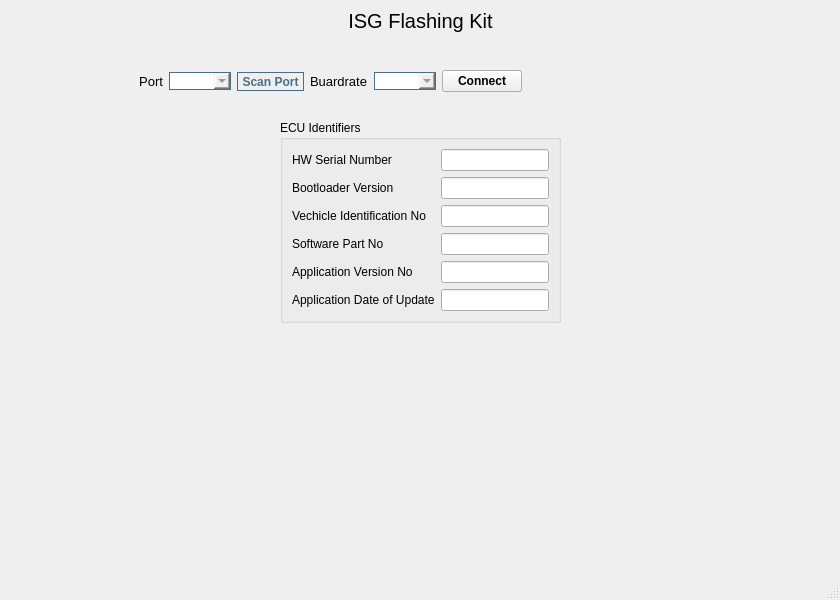
<?xml version="1.0" encoding="UTF-8"?>
<ui version="4.0">
 <class>MainWindow</class>
 <widget class="QMainWindow" name="MainWindow">
  <property name="geometry">
   <rect>
    <x>0</x>
    <y>0</y>
    <width>840</width>
    <height>600</height>
   </rect>
  </property>
  <property name="windowTitle">
   <string>MainWindow</string>
  </property>
  <widget class="QWidget" name="centralwidget">
   <layout class="QVBoxLayout" name="verticalLayout">
    <item>
     <layout class="QHBoxLayout" name="horizontalLayout_2">
      <item>
       <spacer name="horizontalSpacer">
        <property name="orientation">
         <enum>Qt::Horizontal</enum>
        </property>
        <property name="sizeHint" stdset="0">
         <size>
          <width>40</width>
          <height>20</height>
         </size>
        </property>
       </spacer>
      </item>
      <item>
       <widget class="QLabel" name="label_10">
        <property name="font">
         <font>
          <pointsize>15</pointsize>
         </font>
        </property>
        <property name="text">
         <string>ISG Flashing Kit</string>
        </property>
        <property name="alignment">
         <set>Qt::AlignCenter</set>
        </property>
       </widget>
      </item>
      <item>
       <spacer name="horizontalSpacer_2">
        <property name="orientation">
         <enum>Qt::Horizontal</enum>
        </property>
        <property name="sizeHint" stdset="0">
         <size>
          <width>40</width>
          <height>20</height>
         </size>
        </property>
       </spacer>
      </item>
     </layout>
    </item>
    <item>
     <layout class="QHBoxLayout" name="horizontalLayout_5">
      <property name="topMargin">
       <number>30</number>
      </property>
      <item>
       <spacer name="horizontalSpacer_5">
        <property name="orientation">
         <enum>Qt::Horizontal</enum>
        </property>
        <property name="sizeHint" stdset="0">
         <size>
          <width>40</width>
          <height>20</height>
         </size>
        </property>
       </spacer>
      </item>
      <item>
       <layout class="QHBoxLayout" name="horizontalLayout_6">
        <item>
         <spacer name="horizontalSpacer_7">
          <property name="orientation">
           <enum>Qt::Horizontal</enum>
          </property>
          <property name="sizeHint" stdset="0">
           <size>
            <width>40</width>
            <height>20</height>
           </size>
          </property>
         </spacer>
        </item>
        <item>
         <widget class="QLabel" name="label_30">
          <property name="font">
           <font>
            <pointsize>10</pointsize>
           </font>
          </property>
          <property name="text">
           <string>Port</string>
          </property>
          <property name="alignment">
           <set>Qt::AlignRight|Qt::AlignTrailing|Qt::AlignVCenter</set>
          </property>
         </widget>
        </item>
        <item>
         <widget class="QComboBox" name="port_combo">
          <property name="styleSheet">
           <string notr="true">  border:1px solid #4B6E88;

    color:#4B6E88;</string>
          </property>
         </widget>
        </item>
        <item>
         <widget class="QToolButton" name="scan_port">
          <property name="font">
           <font>
            <weight>75</weight>
            <bold>true</bold>
           </font>
          </property>
          <property name="styleSheet">
           <string notr="true">  border:1px solid #4B6E88;
    border-radius: 10px;
    font-weight:Bold;
    color:#4B6E88;</string>
          </property>
          <property name="text">
           <string>Scan Port</string>
          </property>
          <property name="icon">
           <iconset resource="../../../../tasist/lib/controller/views/static/rc_icon.qrc">
            <normaloff>:/logo/icons/search.png</normaloff>:/logo/icons/search.png</iconset>
          </property>
          <property name="toolButtonStyle">
           <enum>Qt::ToolButtonTextBesideIcon</enum>
          </property>
         </widget>
        </item>
        <item>
         <widget class="QLabel" name="label_12">
          <property name="font">
           <font>
            <pointsize>10</pointsize>
           </font>
          </property>
          <property name="text">
           <string>Buardrate</string>
          </property>
         </widget>
        </item>
        <item>
         <widget class="QComboBox" name="baud_combo">
          <property name="styleSheet">
           <string notr="true"> border:1px solid #4B6E88;

    color:#4B6E88;</string>
          </property>
         </widget>
        </item>
        <item>
         <widget class="QPushButton" name="connect_btn">
          <property name="font">
           <font>
            <weight>75</weight>
            <bold>true</bold>
           </font>
          </property>
          <property name="text">
           <string>Connect</string>
          </property>
          <property name="checkable">
           <bool>true</bool>
          </property>
         </widget>
        </item>
        <item>
         <widget class="QLabel" name="con_status_msg">
          <property name="minimumSize">
           <size>
            <width>200</width>
            <height>0</height>
           </size>
          </property>
          <property name="maximumSize">
           <size>
            <width>400</width>
            <height>400</height>
           </size>
          </property>
          <property name="text">
           <string/>
          </property>
          <property name="wordWrap">
           <bool>true</bool>
          </property>
         </widget>
        </item>
        <item>
         <spacer name="horizontalSpacer_10">
          <property name="orientation">
           <enum>Qt::Horizontal</enum>
          </property>
          <property name="sizeHint" stdset="0">
           <size>
            <width>14</width>
            <height>25</height>
           </size>
          </property>
         </spacer>
        </item>
       </layout>
      </item>
      <item>
       <spacer name="horizontalSpacer_6">
        <property name="orientation">
         <enum>Qt::Horizontal</enum>
        </property>
        <property name="sizeHint" stdset="0">
         <size>
          <width>40</width>
          <height>20</height>
         </size>
        </property>
       </spacer>
      </item>
     </layout>
    </item>
    <item>
     <layout class="QHBoxLayout" name="horizontalLayout">
      <property name="topMargin">
       <number>20</number>
      </property>
      <item>
       <spacer name="horizontalSpacer_3">
        <property name="orientation">
         <enum>Qt::Horizontal</enum>
        </property>
        <property name="sizeHint" stdset="0">
         <size>
          <width>40</width>
          <height>20</height>
         </size>
        </property>
       </spacer>
      </item>
      <item>
       <widget class="QGroupBox" name="groupBox">
        <property name="font">
         <font>
          <weight>50</weight>
          <bold>false</bold>
         </font>
        </property>
        <property name="title">
         <string>ECU Identifiers</string>
        </property>
        <layout class="QFormLayout" name="formLayout">
         <item row="0" column="0">
          <widget class="QLabel" name="label">
           <property name="text">
            <string>HW Serial Number</string>
           </property>
          </widget>
         </item>
         <item row="0" column="1">
          <widget class="QLineEdit" name="lineEdit"/>
         </item>
         <item row="1" column="0">
          <widget class="QLabel" name="label_2">
           <property name="text">
            <string>Bootloader Version</string>
           </property>
          </widget>
         </item>
         <item row="1" column="1">
          <widget class="QLineEdit" name="lineEdit_2"/>
         </item>
         <item row="2" column="0">
          <widget class="QLabel" name="label_3">
           <property name="text">
            <string>Vechicle Identification No</string>
           </property>
          </widget>
         </item>
         <item row="2" column="1">
          <widget class="QLineEdit" name="lineEdit_3"/>
         </item>
         <item row="3" column="0">
          <widget class="QLabel" name="label_4">
           <property name="text">
            <string>Software Part No</string>
           </property>
          </widget>
         </item>
         <item row="3" column="1">
          <widget class="QLineEdit" name="lineEdit_4"/>
         </item>
         <item row="4" column="0">
          <widget class="QLabel" name="label_5">
           <property name="text">
            <string>Application Version No</string>
           </property>
          </widget>
         </item>
         <item row="4" column="1">
          <widget class="QLineEdit" name="lineEdit_5"/>
         </item>
         <item row="5" column="0">
          <widget class="QLabel" name="label_6">
           <property name="text">
            <string>Application Date of Update</string>
           </property>
          </widget>
         </item>
         <item row="5" column="1">
          <widget class="QLineEdit" name="lineEdit_6"/>
         </item>
        </layout>
       </widget>
      </item>
      <item>
       <spacer name="horizontalSpacer_4">
        <property name="orientation">
         <enum>Qt::Horizontal</enum>
        </property>
        <property name="sizeHint" stdset="0">
         <size>
          <width>40</width>
          <height>20</height>
         </size>
        </property>
       </spacer>
      </item>
     </layout>
    </item>
    <item>
     <spacer name="verticalSpacer">
      <property name="orientation">
       <enum>Qt::Vertical</enum>
      </property>
      <property name="sizeHint" stdset="0">
       <size>
        <width>20</width>
        <height>182</height>
       </size>
      </property>
     </spacer>
    </item>
   </layout>
  </widget>
  <widget class="QMenuBar" name="menubar">
   <property name="geometry">
    <rect>
     <x>0</x>
     <y>0</y>
     <width>840</width>
     <height>26</height>
    </rect>
   </property>
  </widget>
  <widget class="QStatusBar" name="statusbar"/>
 </widget>
 <resources>
  <include location="../../../../tasist/lib/controller/views/static/rc_icon.qrc"/>
 </resources>
 <connections/>
</ui>
